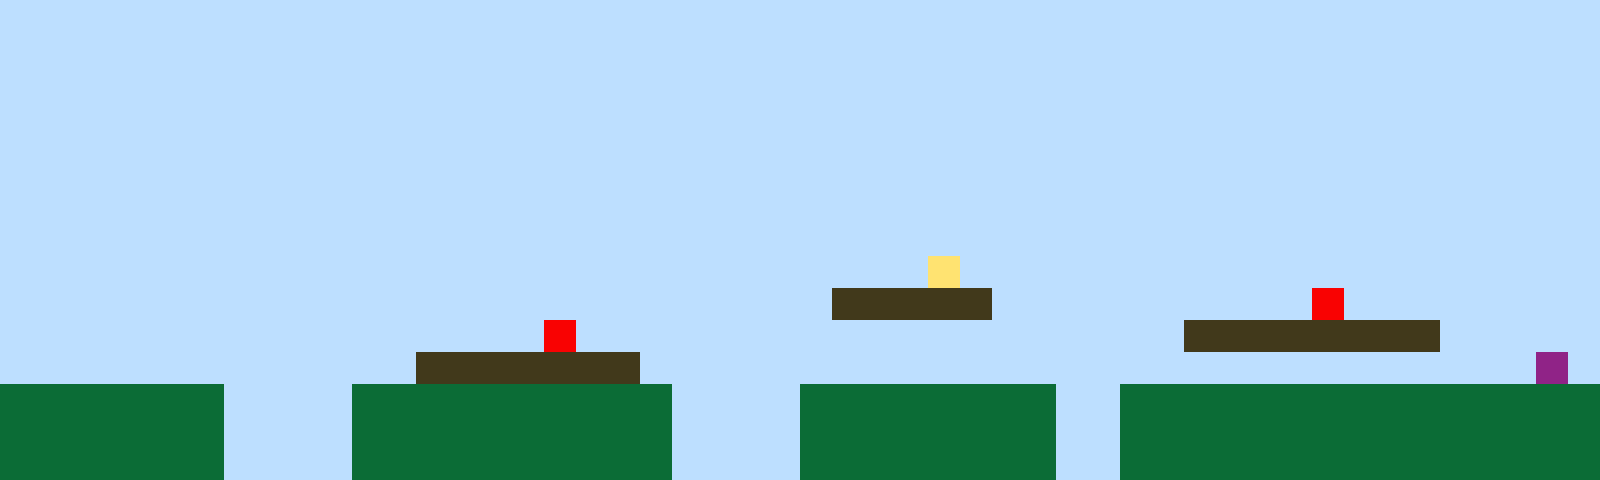

Rendered tile map (Tiled .tmx) drawn with the repository's tilesets; below, a short description and the full map source, tile grids included:
An orthogonal 50x15 tile map with 32x32 px tiles, 1 tile layer (Tile Layer 1).

<map version="1.10" tiledversion="1.11.2" orientation="orthogonal" renderorder="right-up" width="50" height="15" tilewidth="32" tileheight="32" infinite="0" nextlayerid="2" nextobjectid="1"><editorsettings><export target="map1.csv" format="csv" /></editorsettings><tileset firstgid="1" name="sprites" tilewidth="32" tileheight="32" tilecount="6" columns="3"><image source="sprites.png" width="96" height="64" /></tileset><layer id="1" name="Tile Layer 1" width="50" height="15"><data encoding="csv">1,1,1,1,1,1,1,1,1,1,1,1,1,1,1,1,1,1,1,1,1,1,1,1,1,1,1,1,1,1,1,1,1,1,1,1,1,1,1,1,1,1,1,1,1,1,1,1,1,1,1,1,1,1,1,1,1,1,1,1,1,1,1,1,1,1,1,1,1,1,1,1,1,1,1,1,1,1,1,1,1,1,1,1,1,1,1,1,1,1,1,1,1,1,1,1,1,1,1,1,1,1,1,1,1,1,1,1,1,1,1,1,1,1,1,1,1,1,1,1,1,1,1,1,1,1,1,1,1,1,1,1,1,1,1,1,1,1,1,1,1,1,1,1,1,1,1,1,1,1,1,1,1,1,1,1,1,1,1,1,1,1,1,1,1,1,1,1,1,1,1,1,1,1,1,1,1,1,1,1,1,1,1,1,1,1,1,1,1,1,1,1,1,1,1,1,1,1,1,1,1,1,1,1,1,1,1,1,1,1,1,1,1,1,1,1,1,1,1,1,1,1,1,1,1,1,1,1,1,1,1,1,1,1,1,1,1,1,1,1,1,1,1,1,1,1,1,1,1,1,1,1,1,1,1,1,1,1,1,1,1,1,1,1,1,1,1,1,1,1,1,1,1,1,1,1,1,1,1,1,1,1,1,1,1,1,1,1,1,1,1,1,1,1,1,1,1,1,1,1,1,1,1,1,1,1,1,1,1,1,1,1,1,1,1,1,1,1,1,1,1,1,1,1,1,1,1,1,1,1,1,1,1,1,1,1,1,1,1,1,1,1,1,1,1,1,1,1,1,1,1,1,1,1,1,1,1,1,1,1,1,1,1,1,1,1,1,1,1,1,1,1,1,1,1,1,1,1,1,1,1,1,1,1,1,1,1,1,1,1,1,1,1,1,1,1,1,1,1,1,1,1,1,1,1,1,1,1,1,1,1,1,1,1,1,1,1,1,1,1,1,1,1,1,1,1,1,1,1,4,1,1,1,1,1,1,1,1,1,1,1,1,1,1,1,1,1,1,1,1,1,1,1,1,1,1,1,1,1,1,1,1,1,1,1,1,1,1,1,1,1,1,1,1,1,1,3,3,3,3,3,1,1,1,1,1,1,1,1,1,1,5,1,1,1,1,1,1,1,1,1,1,1,1,1,1,1,1,1,1,1,1,1,1,1,1,1,5,1,1,1,1,1,1,1,1,1,1,1,1,1,1,1,1,1,1,1,3,3,3,3,3,3,3,3,1,1,1,1,1,1,1,1,1,1,1,1,1,1,1,1,1,1,3,3,3,3,3,3,3,1,1,1,1,1,1,1,1,1,1,1,1,1,1,1,1,1,1,1,1,1,1,1,1,1,1,1,1,6,1,2,2,2,2,2,2,2,1,1,1,1,2,2,2,2,2,2,2,2,2,2,1,1,1,1,2,2,2,2,2,2,2,2,1,1,2,2,2,2,2,2,2,2,2,2,2,2,2,2,2,2,2,2,2,2,2,2,1,1,1,1,2,2,2,2,2,2,2,2,2,2,1,1,1,1,2,2,2,2,2,2,2,2,1,1,2,2,2,2,2,2,2,2,2,2,2,2,2,2,2,2,2,2,2,2,2,2,1,1,1,1,2,2,2,2,2,2,2,2,2,2,1,1,1,1,2,2,2,2,2,2,2,2,1,1,2,2,2,2,2,2,2,2,2,2,2,2,2,2,2</data></layer></map>
